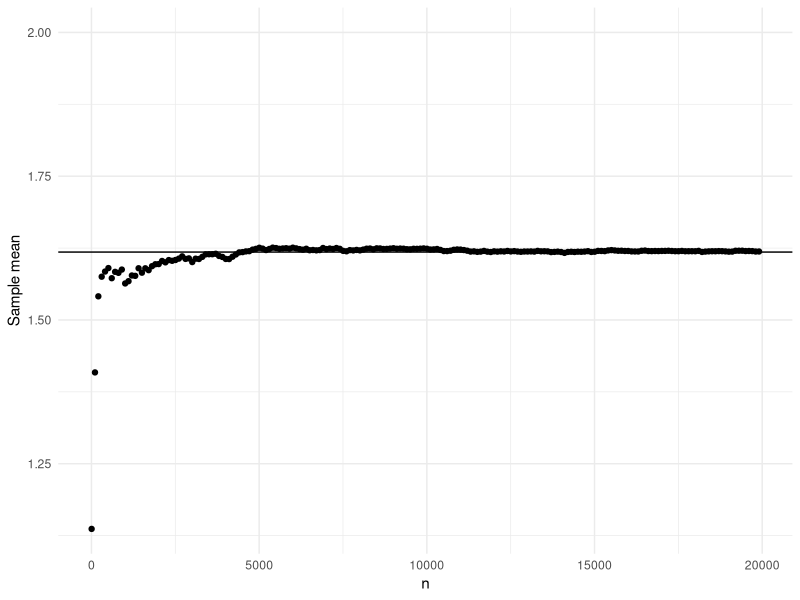
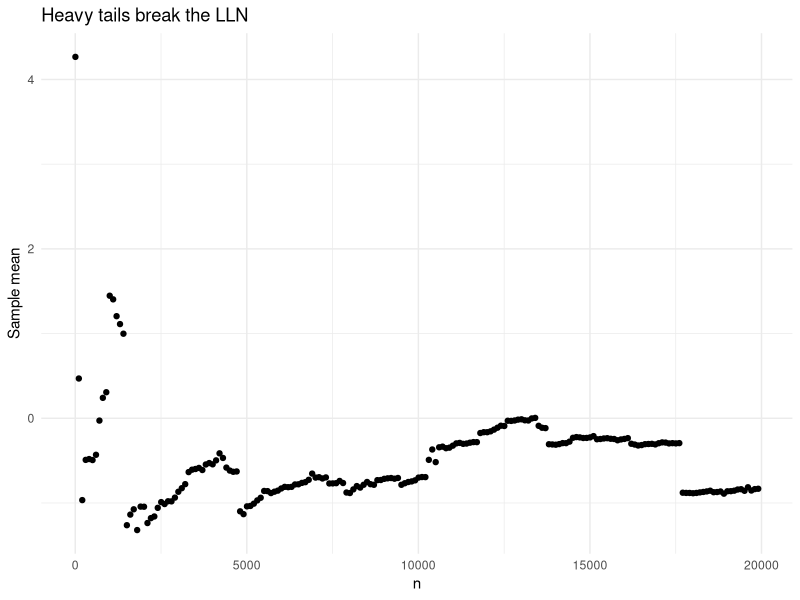

Generate these figures, in order, with R:
## ---- chunk 1
knitr::opts_chunk$set(echo = TRUE)
library(tidyverse)
#library(ggthemes)
## ---- chunk 2
# Largest sample size
max_n <- 20001
# True mean
true_mu <- (1 + sqrt(5))/2
# Generate a large sample
X <- rnorm(max_n, mean = true_mu, sd = 1) 
# Make a list of sample sizes
n <- seq(from = 5, to = max_n, by = 100)
# Compute sample means for each sample size
Xbar_n <- sapply(n, function(first_n) mean(X[1:first_n]))
# Create a data frame for plotting
lln <- data.frame(n = n, Xbar_n = Xbar_n)
# Plot the sample sizes
ggplot(lln, aes(n, Xbar_n)) + geom_point() + geom_hline(yintercept = true_mu) +
  ylab("Sample mean") + theme_minimal() + ylim(c(min(1.4, min(Xbar_n)), max(2, max(Xbar_n))))
## ---- chunk 3
set.seed(43)
X <- rcauchy(max_n) 
Xbar_n <- sapply(n, function(first_n) mean(X[1:first_n]))
lln <- data.frame(n = n, Xbar_n = Xbar_n)
ggplot(lln, aes(n, Xbar_n)) + geom_point() + ylab("Sample mean") + theme_minimal() +
  ylim(c(min(1.4, min(Xbar_n)), max(2, max(Xbar_n)))) + ggtitle("Heavy tails break the LLN")
